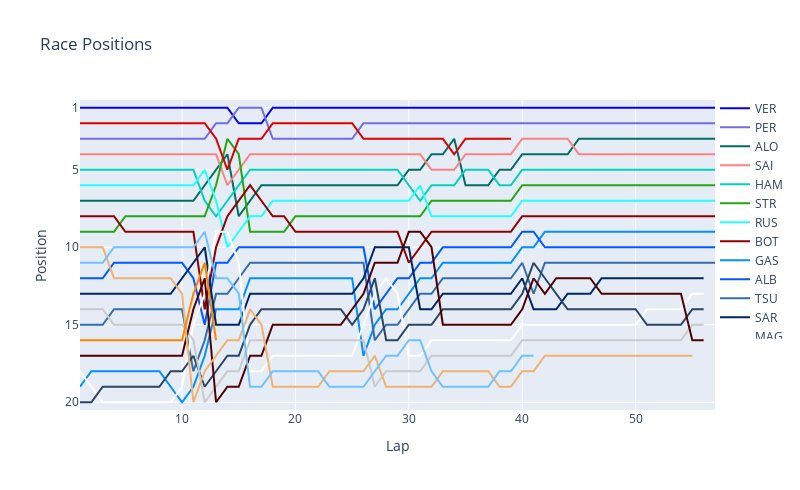

Source (notebook cell):
### Code cell
session = fastf1.get_session(2023, 1, 'R')
session.load(telemetry=False, weather=False)

fig = go.Figure()

for drv in session.drivers:
    drv_laps = session.laps.pick_driver(drv)

    abb = drv_laps['Driver'].iloc[0]
    color = fastf1.plotting.driver_color(abb)

    fig.add_trace(go.Scatter(
        x=drv_laps['LapNumber'],
        y=drv_laps['Position'],
        mode='lines',
        name=abb,
        line=dict(color=color)
    ))

fig.update_layout(
    title='Race Positions',
    xaxis_title='Lap',
    yaxis_title='Position',
    yaxis=dict(
        range=[20.5, 0.5],
        tickvals=[1, 5, 10, 15, 20]
    ),
    legend=dict(
        x=1.0,
        y=1.02
    ),
    autosize=False,
    width=800,
    height=490
)

fig.show()

### Figure 1 — Plotly figure (JSON) as saved in the notebook; plotly's stock layout.template omitted (floating-point values rounded to 4 significant figures)
{"data": [{"line": {"color": "#0600ef"}, "mode": "lines", "name": "VER", "type": "scatter", "x": [1, 2, 3, 4, 5, 6, 7, 8, 9, 10, 11, 12, 13, 14, 15, 16, 17, 18, 19, 20, 21, 22, 23, 24, 25, 26, 27, 28, 29, 30, 31, 32, 33, 34, 35, 36, 37, 38, 39, 40, 41, 42, 43, 44, 45, 46, 47, 48, 49, 50, 51, 52, 53, 54, 55, 56, 57], "y": [1, 1, 1, 1, 1, 1, 1, 1, 1, 1, 1, 1, 1, 1, 2, 2, 2, 1, 1, 1, 1, 1, 1, 1, 1, 1, 1, 1, 1, 1, 1, 1, 1, 1, 1, 1, 1, 1, 1, 1, 1, 1, 1, 1, 1, 1, 1, 1, 1, 1, 1, 1, 1, 1, 1, 1, 1]}, {"line": {"color": "#716de2"}, "mode": "lines", "name": "PER", "type": "scatter", "x": [1, 2, 3, 4, 5, 6, 7, 8, 9, 10, 11, 12, 13, 14, 15, 16, 17, 18, 19, 20, 21, 22, 23, 24, 25, 26, 27, 28, 29, 30, 31, 32, 33, 34, 35, 36, 37, 38, 39, 40, 41, 42, 43, 44, 45, 46, 47, 48, 49, 50, 51, 52, 53, 54, 55, 56, 57], "y": [3, 3, 3, 3, 3, 3, 3, 3, 3, 3, 3, 3, 2, 2, 1, 1, 1, 3, 3, 3, 3, 3, 3, 3, 3, 2, 2, 2, 2, 2, 2, 2, 2, 2, 2, 2, 2, 2, 2, 2, 2, 2, 2, 2, 2, 2, 2, 2, 2, 2, 2, 2, 2, 2, 2, 2, 2]}, {"line": {"color": "#006f62"}, "mode": "lines", "name": "ALO", "type": "scatter", "x": [1, 2, 3, 4, 5, 6, 7, 8, 9, 10, 11, 12, 13, 14, 15, 16, 17, 18, 19, 20, 21, 22, 23, 24, 25, 26, 27, 28, 29, 30, 31, 32, 33, 34, 35, 36, 37, 38, 39, 40, 41, 42, 43, 44, 45, 46, 47, 48, 49, 50, 51, 52, 53, 54, 55, 56, 57], "y": [7, 7, 7, 7, 7, 7, 7, 7, 7, 7, 7, 6, 5, 4, 8, 7, 6, 6, 6, 6, 6, 6, 6, 6, 6, 6, 6, 6, 6, 5, 5, 4, 4, 3, 6, 6, 6, 5, 5, 4, 4, 4, 4, 4, 3, 3, 3, 3, 3, 3, 3, 3, 3, 3, 3, 3, 3]}, {"line": {"color": "#ff8181"}, "mode": "lines", "name": "SAI", "type": "scatter", "x": [1, 2, 3, 4, 5, 6, 7, 8, 9, 10, 11, 12, 13, 14, 15, 16, 17, 18, 19, 20, 21, 22, 23, 24, 25, 26, 27, 28, 29, 30, 31, 32, 33, 34, 35, 36, 37, 38, 39, 40, 41, 42, 43, 44, 45, 46, 47, 48, 49, 50, 51, 52, 53, 54, 55, 56, 57], "y": [4, 4, 4, 4, 4, 4, 4, 4, 4, 4, 4, 4, 4, 6, 5, 4, 4, 4, 4, 4, 4, 4, 4, 4, 4, 4, 4, 4, 4, 4, 4, 5, 5, 5, 4, 4, 4, 4, 4, 3, 3, 3, 3, 3, 4, 4, 4, 4, 4, 4, 4, 4, 4, 4, 4, 4, 4]}, {"line": {"color": "#00d2be"}, "mode": "lines", "name": "HAM", "type": "scatter", "x": [1, 2, 3, 4, 5, 6, 7, 8, 9, 10, 11, 12, 13, 14, 15, 16, 17, 18, 19, 20, 21, 22, 23, 24, 25, 26, 27, 28, 29, 30, 31, 32, 33, 34, 35, 36, 37, 38, 39, 40, 41, 42, 43, 44, 45, 46, 47, 48, 49, 50, 51, 52, 53, 54, 55, 56, 57], "y": [5, 5, 5, 5, 5, 5, 5, 5, 5, 5, 5, 7, 8, 7, 6, 5, 5, 5, 5, 5, 5, 5, 5, 5, 5, 5, 5, 5, 5, 6, 7, 6, 6, 6, 5, 5, 5, 6, 6, 5, 5, 5, 5, 5, 5, 5, 5, 5, 5, 5, 5, 5, 5, 5, 5, 5, 5]}, {"line": {"color": "#25a617"}, "mode": "lines", "name": "STR", "type": "scatter", "x": [1, 2, 3, 4, 5, 6, 7, 8, 9, 10, 11, 12, 13, 14, 15, 16, 17, 18, 19, 20, 21, 22, 23, 24, 25, 26, 27, 28, 29, 30, 31, 32, 33, 34, 35, 36, 37, 38, 39, 40, 41, 42, 43, 44, 45, 46, 47, 48, 49, 50, 51, 52, 53, 54, 55, 56, 57], "y": [9, 9, 9, 9, 8, 8, 8, 8, 8, 8, 8, 8, 6, 3, 4, 9, 9, 9, 9, 8, 8, 8, 8, 8, 8, 8, 8, 8, 8, 8, 8, 7, 7, 7, 7, 7, 7, 7, 7, 6, 6, 6, 6, 6, 6, 6, 6, 6, 6, 6, 6, 6, 6, 6, 6, 6, 6]}, {"line": {"color": "#24ffff"}, "mode": "lines", "name": "RUS", "type": "scatter", "x": [1, 2, 3, 4, 5, 6, 7, 8, 9, 10, 11, 12, 13, 14, 15, 16, 17, 18, 19, 20, 21, 22, 23, 24, 25, 26, 27, 28, 29, 30, 31, 32, 33, 34, 35, 36, 37, 38, 39, 40, 41, 42, 43, 44, 45, 46, 47, 48, 49, 50, 51, 52, 53, 54, 55, 56, 57], "y": [6, 6, 6, 6, 6, 6, 6, 6, 6, 6, 6, 5, 7, 10, 9, 8, 8, 7, 7, 7, 7, 7, 7, 7, 7, 7, 7, 7, 7, 7, 6, 8, 8, 8, 8, 8, 8, 8, 8, 7, 7, 7, 7, 7, 7, 7, 7, 7, 7, 7, 7, 7, 7, 7, 7, 7, 7]}, {"line": {"color": "#900000"}, "mode": "lines", "name": "BOT", "type": "scatter", "x": [1, 2, 3, 4, 5, 6, 7, 8, 9, 10, 11, 12, 13, 14, 15, 16, 17, 18, 19, 20, 21, 22, 23, 24, 25, 26, 27, 28, 29, 30, 31, 32, 33, 34, 35, 36, 37, 38, 39, 40, 41, 42, 43, 44, 45, 46, 47, 48, 49, 50, 51, 52, 53, 54, 55, 56, 57], "y": [8, 8, 8, 8, 9, 9, 9, 9, 9, 9, 9, 14, 10, 8, 7, 6, 7, 8, 8, 9, 9, 9, 9, 9, 9, 9, 9, 9, 9, 11, 10, 9, 9, 9, 9, 9, 9, 9, 9, 8, 8, 8, 8, 8, 8, 8, 8, 8, 8, 8, 8, 8, 8, 8, 8, 8, 8]}, {"line": {"color": "#0090ff"}, "mode": "lines", "name": "GAS", "type": "scatter", "x": [1, 2, 3, 4, 5, 6, 7, 8, 9, 10, 11, 12, 13, 14, 15, 16, 17, 18, 19, 20, 21, 22, 23, 24, 25, 26, 27, 28, 29, 30, 31, 32, 33, 34, 35, 36, 37, 38, 39, 40, 41, 42, 43, 44, 45, 46, 47, 48, 49, 50, 51, 52, 53, 54, 55, 56, 57], "y": [19, 18, 18, 18, 18, 18, 18, 18, 19, 20, 19, 17, 14, 14, 14, 12, 12, 12, 12, 12, 12, 12, 12, 12, 12, 17, 15, 14, 14, 13, 12, 12, 11, 11, 11, 11, 11, 11, 11, 10, 10, 9, 9, 9, 9, 9, 9, 9, 9, 9, 9, 9, 9, 9, 9, 9, 9]}, {"line": {"color": "#005aff"}, "mode": "lines", "name": "ALB", "type": "scatter", "x": [1, 2, 3, 4, 5, 6, 7, 8, 9, 10, 11, 12, 13, 14, 15, 16, 17, 18, 19, 20, 21, 22, 23, 24, 25, 26, 27, 28, 29, 30, 31, 32, 33, 34, 35, 36, 37, 38, 39, 40, 41, 42, 43, 44, 45, 46, 47, 48, 49, 50, 51, 52, 53, 54, 55, 56, 57], "y": [12, 12, 12, 11, 11, 11, 11, 11, 11, 11, 12, 15, 11, 11, 10, 10, 10, 10, 10, 10, 10, 10, 10, 10, 10, 10, 14, 13, 12, 12, 11, 11, 10, 10, 10, 10, 10, 10, 10, 9, 9, 10, 10, 10, 10, 10, 10, 10, 10, 10, 10, 10, 10, 10, 10, 10, 10]}, {"line": {"color": "#356cac"}, "mode": "lines", "name": "TSU", "type": "scatter", "x": [1, 2, 3, 4, 5, 6, 7, 8, 9, 10, 11, 12, 13, 14, 15, 16, 17, 18, 19, 20, 21, 22, 23, 24, 25, 26, 27, 28, 29, 30, 31, 32, 33, 34, 35, 36, 37, 38, 39, 40, 41, 42, 43, 44, 45, 46, 47, 48, 49, 50, 51, 52, 53, 54, 55, 56, 57], "y": [15, 15, 15, 14, 14, 14, 14, 14, 14, 14, 18, 16, 13, 13, 12, 11, 11, 11, 11, 11, 11, 11, 11, 11, 11, 11, 16, 15, 15, 14, 13, 13, 12, 12, 12, 12, 12, 12, 12, 11, 13, 11, 11, 11, 11, 11, 11, 11, 11, 11, 11, 11, 11, 11, 11, 11, 11]}, {"line": {"color": "#012564"}, "mode": "lines", "name": "SAR", "type": "scatter", "x": [1, 2, 3, 4, 5, 6, 7, 8, 9, 10, 11, 12, 13, 14, 15, 16, 17, 18, 19, 20, 21, 22, 23, 24, 25, 26, 27, 28, 29, 30, 31, 32, 33, 34, 35, 36, 37, 38, 39, 40, 41, 42, 43, 44, 45, 46, 47, 48, 49, 50, 51, 52, 53, 54, 55, 56], "y": [13, 13, 13, 13, 13, 13, 13, 13, 13, 12, 11, 10, 15, 15, 15, 13, 13, 13, 13, 13, 13, 13, 13, 13, 13, 12, 10, 10, 10, 10, 14, 14, 13, 13, 13, 13, 13, 13, 13, 12, 14, 14, 14, 13, 13, 13, 12, 12, 12, 12, 12, 12, 12, 12, 12, 12]}, {"line": {"color": "#ffffff"}, "mode": "lines", "name": "MAG", "type": "scatter", "x": [1, 2, 3, 4, 5, 6, 7, 8, 9, 10, 11, 12, 13, 14, 15, 16, 17, 18, 19, 20, 21, 22, 23, 24, 25, 26, 27, 28, 29, 30, 31, 32, 33, 34, 35, 36, 37, 38, 39, 40, 41, 42, 43, 44, 45, 46, 47, 48, 49, 50, 51, 52, 53, 54, 55, 56], "y": [18, 19, 20, 20, 20, 20, 20, 20, 20, 19, 15, 13, 9, 9, 11, 18, 18, 17, 17, 17, 17, 17, 17, 17, 17, 15, 13, 12, 13, 17, 17, 16, 16, 16, 16, 16, 16, 16, 16, 15, 15, 15, 15, 15, 15, 15, 15, 15, 15, 15, 14, 14, 14, 14, 13, 13]}, {"line": {"color": "#2b4562"}, "mode": "lines", "name": "DEV", "type": "scatter", "x": [1, 2, 3, 4, 5, 6, 7, 8, 9, 10, 11, 12, 13, 14, 15, 16, 17, 18, 19, 20, 21, 22, 23, 24, 25, 26, 27, 28, 29, 30, 31, 32, 33, 34, 35, 36, 37, 38, 39, 40, 41, 42, 43, 44, 45, 46, 47, 48, 49, 50, 51, 52, 53, 54, 55, 56], "y": [20, 20, 19, 19, 19, 19, 19, 19, 18, 18, 17, 19, 18, 17, 17, 15, 14, 14, 14, 14, 14, 14, 14, 14, 15, 14, 12, 16, 16, 15, 15, 15, 14, 14, 14, 14, 14, 14, 14, 13, 11, 12, 13, 14, 14, 14, 14, 14, 14, 14, 15, 15, 15, 15, 14, 14]}, {"line": {"color": "#cacaca"}, "mode": "lines", "name": "HUL", "type": "scatter", "x": [1, 2, 3, 4, 5, 6, 7, 8, 9, 10, 11, 12, 13, 14, 15, 16, 17, 18, 19, 20, 21, 22, 23, 24, 25, 26, 27, 28, 29, 30, 31, 32, 33, 34, 35, 36, 37, 38, 39, 40, 41, 42, 43, 44, 45, 46, 47, 48, 49, 50, 51, 52, 53, 54, 55, 56], "y": [14, 14, 14, 15, 15, 15, 15, 15, 15, 15, 16, 20, 19, 18, 18, 16, 16, 16, 16, 16, 16, 16, 16, 16, 16, 16, 19, 18, 18, 18, 18, 17, 17, 17, 17, 17, 17, 17, 17, 16, 16, 16, 16, 16, 16, 16, 16, 16, 16, 16, 16, 16, 16, 16, 15, 15]}, {"line": {"color": "#500000"}, "mode": "lines", "name": "ZHO", "type": "scatter", "x": [1, 2, 3, 4, 5, 6, 7, 8, 9, 10, 11, 12, 13, 14, 15, 16, 17, 18, 19, 20, 21, 22, 23, 24, 25, 26, 27, 28, 29, 30, 31, 32, 33, 34, 35, 36, 37, 38, 39, 40, 41, 42, 43, 44, 45, 46, 47, 48, 49, 50, 51, 52, 53, 54, 55, 56], "y": [17, 17, 17, 17, 17, 17, 17, 17, 17, 17, 14, 12, 20, 19, 19, 17, 17, 15, 15, 15, 15, 15, 15, 15, 14, 13, 11, 11, 11, 9, 9, 10, 15, 15, 15, 15, 15, 15, 15, 14, 12, 13, 12, 12, 12, 12, 13, 13, 13, 13, 13, 13, 13, 13, 16, 16]}, {"line": {"color": "#eeb370"}, "mode": "lines", "name": "NOR", "type": "scatter", "x": [1, 2, 3, 4, 5, 6, 7, 8, 9, 10, 11, 12, 13, 14, 15, 16, 17, 18, 19, 20, 21, 22, 23, 24, 25, 26, 27, 28, 29, 30, 31, 32, 33, 34, 35, 36, 37, 38, 39, 40, 41, 42, 43, 44, 45, 46, 47, 48, 49, 50, 51, 52, 53, 54, 55], "y": [10, 10, 10, 12, 12, 12, 12, 12, 12, 13, 20, 18, 17, 16, 16, 14, 15, 19, 19, 19, 19, 19, 18, 18, 18, 18, 17, 19, 19, 19, 19, 19, 18, 18, 18, 18, 18, 19, 19, 18, 18, 17, 17, 17, 17, 17, 17, 17, 17, 17, 17, 17, 17, 17, 17]}, {"line": {"color": "#70c2ff"}, "mode": "lines", "name": "OCO", "type": "scatter", "x": [1, 2, 3, 4, 5, 6, 7, 8, 9, 10, 11, 12, 13, 14, 15, 16, 17, 18, 19, 20, 21, 22, 23, 24, 25, 26, 27, 28, 29, 30, 31, 32, 33, 34, 35, 36, 37, 38, 39, 40, 41], "y": [11, 11, 11, 10, 10, 10, 10, 10, 10, 10, 10, 9, 12, 12, 13, 19, 19, 18, 18, 18, 18, 18, 19, 19, 19, 19, 18, 17, 17, 16, 16, 18, 19, 19, 19, 19, 19, 18, 18, 17, 17]}, {"line": {"color": "#dc0000"}, "mode": "lines", "name": "LEC", "type": "scatter", "x": [1, 2, 3, 4, 5, 6, 7, 8, 9, 10, 11, 12, 13, 14, 15, 16, 17, 18, 19, 20, 21, 22, 23, 24, 25, 26, 27, 28, 29, 30, 31, 32, 33, 34, 35, 36, 37, 38, 39, 40], "y": [2, 2, 2, 2, 2, 2, 2, 2, 2, 2, 2, 2, 3, 5, 3, 3, 3, 2, 2, 2, 2, 2, 2, 2, 2, 3, 3, 3, 3, 3, 3, 3, 3, 4, 3, 3, 3, 3, 3, null]}, {"line": {"color": "#ff8700"}, "mode": "lines", "name": "PIA", "type": "scatter", "x": [1, 2, 3, 4, 5, 6, 7, 8, 9, 10, 11, 12, 13], "y": [16, 16, 16, 16, 16, 16, 16, 16, 16, 16, 13, 11, 16]}], "layout": {"autosize": false, "height": 490, "legend": {"x": 1, "y": 1.02}, "title": {"text": "Race Positions"}, "width": 800, "xaxis": {"title": {"text": "Lap"}}, "yaxis": {"range": [20.5, 0.5], "tickvals": [1, 5, 10, 15, 20], "title": {"text": "Position"}}}}
